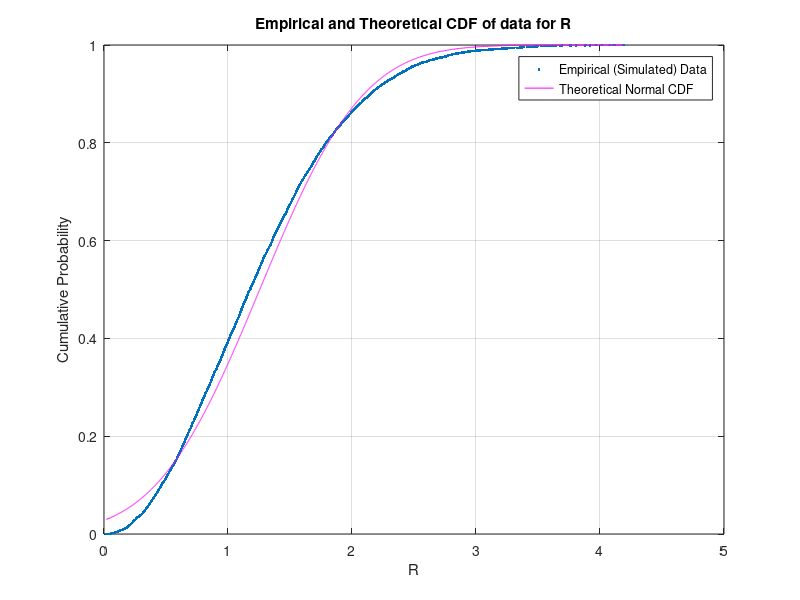

The MATLAB script that drew this image:
% Generate standard normal variables for x and y
% Standard normal => mu = 0, sigma = 1
n = 10000; mu = 0; sigma = 1; 
X = normrnd(mu,sigma, [1 n]);
Y = normrnd(mu,sigma,[1,n]);
% Generate random variable R using X and Y
R = sqrt(X.^2 + Y.^2)
% Use MATLAB's inbuilt function for ECDF
[f,x] = ecdf(R);
% Plot ECDF
plot(x, f, '.'); hold on;

% Use the MLE study above to estimate the popul. parameters
muHat = sum(R) / n;
Rbar = mean(R);
sigmaHat = sqrt( sum( (R - Rbar).^2) / n );
display(muHat);
display(sigmaHat);
% Plot the theoretical normal CDF using estimates
p = normcdf(x, muHat, sigmaHat);
plot(x, p, 'm'); hold on;
% Axis labels
xlabel('R');
ylabel('Cumulative Probability');
grid on;
title('Empirical and Theoretical CDF of data for R');
legend('Empirical (Simulated) Data', 'Theoretical Normal CDF');
